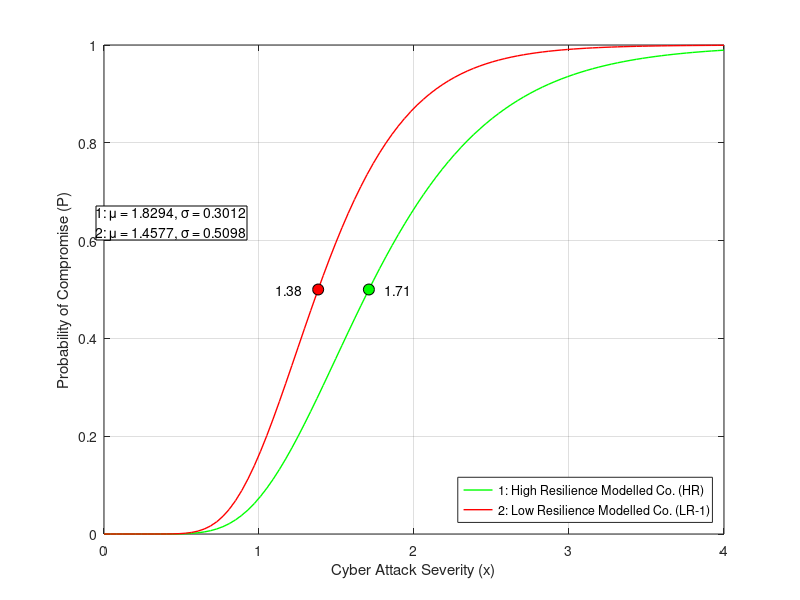

Here is the MATLAB script that generated this plot:
% Adam Lewis 3rd Year Individual Project
% Student ID 11076422

% ChatGPT o3-mini-high was used to aid debugging and production of the 
% MATLAB visualisations in this project.

% This script is used to generate 2 curves:
% Company B: High Resilience Modelled Company from simulated model inputs
% Company C: Low Resilience Modelled Company from simulated model inputs

% Define desired figure size in pixels
plotWidth = 450;   % Width in pixels
plotHeight = 500;  % Height in pixels

% NEW MODEL
m_norm_B = 1.8294;    % High resilience Modelled Company Normalised & scaled mean
s_norm_B = 0.6988;    % High resilience Modelled Company Normalised std deviation
m_norm_C = 1.4577;    % Low Resilience Modelled Company Normalised & scaled mean
s_norm_C = 0.4902;    % Low Resilience Modelled Company Normalised std deviation

% Convert mean and std to beta/theta for companies B and C
beta_B = sqrt(log(1 + (s_norm_B/m_norm_B)^2));
theta_B = m_norm_B * exp(-0.5 * beta_B^2);
beta_C = sqrt(log(1 + (s_norm_C/m_norm_C)^2));
theta_C = m_norm_C * exp(-0.5 * beta_C^2);

% Define intensity measure X
x = linspace(0, 4, 100);

% Use normcdf to generate fragility curves
P_CompanyB = normcdf((log(x / theta_B)) / beta_B);
P_CompanyC = normcdf((log(x / theta_C)) / beta_C);

% Plot fragility curves
figure('Color','w', 'Units','pixels', 'Position',[100 100 plotWidth plotHeight]);
plot(x, P_CompanyB, 'g-', 'LineWidth', 1); hold on;
plot(x, P_CompanyC, 'r-', 'LineWidth', 1);
xlabel('Cyber Attack Severity (x)');
ylabel('Probability of Compromise (P)');
set(gcf, 'Color', 'white');

% Plot marker on the Company B curve at P = 0.5
plot(theta_B, 0.5, 'ko', 'MarkerFaceColor', 'g', 'MarkerSize', 8);
text(theta_B+0.1, 0.5, sprintf('%.2f', theta_B), 'VerticalAlignment', 'middle', 'HorizontalAlignment', 'left');

% Plot marker on the Company C curve at P = 0.5
plot(theta_C, 0.5, 'ko', 'MarkerFaceColor', 'r', 'MarkerSize', 8);
text(theta_C-0.1, 0.5, sprintf('%.2f', theta_C), 'VerticalAlignment', 'middle', 'HorizontalAlignment', 'right');


% Create legend
leg = legend({'1: High Resilience Modelled Co. (HR)', ...
              '2: Low Resilience Modelled Co. (LR-1)'}, ...
             'Location','southeast');

% Text box for mean and SD inputs
annotation_str = {...
    sprintf('1: μ = %.4f, σ = %.4f', m_norm_B, 1-s_norm_B), ...
    sprintf('2: μ = %.4f, σ = %.4f', m_norm_C, 1-s_norm_C)}; ...
annotation('textbox', [0.12, 0.6, 0.5, 0.3], 'String', annotation_str, ...
           'FitBoxToText', 'on', 'EdgeColor', 'black', ...
           'BackgroundColor', 'white');

grid on;
hold off;

ax = gca;
ti = get(ax, 'TightInset');
set(ax, 'LooseInset', [ti(1), ti(2), ti(3), ti(4) + 0.05]);
saveas(gcf, 'img_chapter_7_1_modelled_high_low_resilience_companies.png');
